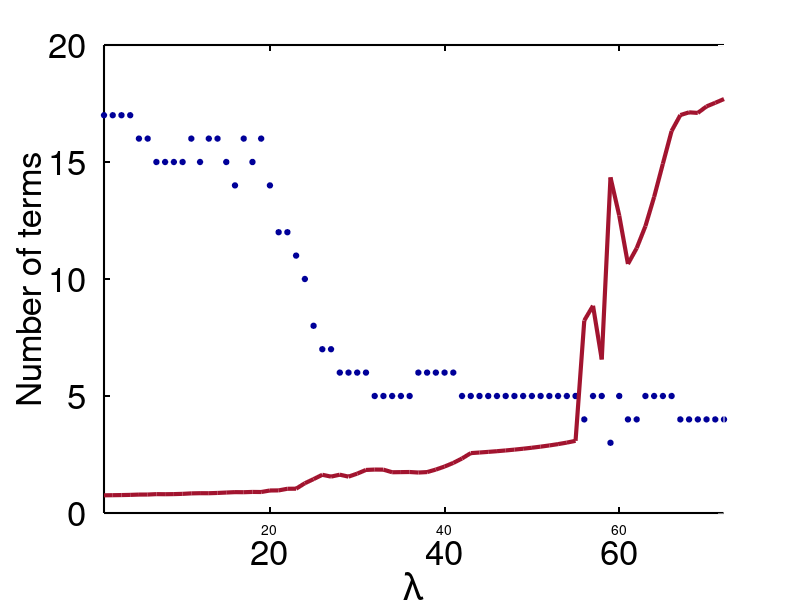

The MATLAB source for this figure:
%%SI_car/cal06222. Structural analysis

%%%%%%%%%%%%%%%%%%%%%%%%%  S^3d method %%%%%%%%%%%%%%%%%%%%%%%%%%%%%%%%%%%%
%%% This file generate the Fig.14-SI presented in                       %%%
%%% Ye Yuan, " Machine Discovery of Partial Differential 
%%%             Equations from Spatiotemporal Data"                     %%%
%   @author: Ye Yuan
%%%%%%%%%%%%%%%%%%%%%%%%%%%%%%%%%%%%%%%%%%%%%%%%%%%%%%%%%%%%%%%%%%%%%%%%%%%

load('fig222right.mat');
x = num;
y1 = number;
y2 = err;
[AX,H1,H2] = plotyy(x,y1,x,y2,'plot');
set(AX(1),'XColor','k','YColor',[0 0 0]);
set(AX(2),'XColor','k','YColor','w');
set(gca,'color',[0.941176474094391 0.941176474094391 0.941176474094391]);
set(gcf,'color','w');
HH1=get(AX(1),'Ylabel');
set(HH1,'String','Number of terms');
set(HH1,'color',[0 0 0]);
HH2=get(AX(2),'Ylabel');
set(HH2,'color','r');
set(H1,'MarKer','o','Linestyle','none','MarkerFaceColor',[0 0 0.600000023841858],...
    'Color',[0 0 0.600000023841858],'MarkerSize',4);
set(AX(1),'ylim',[0,20],'ytick',0:5:20)
set(AX(2),'ylim',[0.095,0.155],'ytick',0.095:0.02:0.155)
set(H2,'Linestyle','-','color',[0.635294139385223 0.0784313753247261 0.184313729405403],'Linewidth',3);
xlabel('\lambda');
set(gca,'linewidth',1.5);
set(gca,'FontSize',25);
set(get(gca,'YLabel'),'Fontsize',25);
